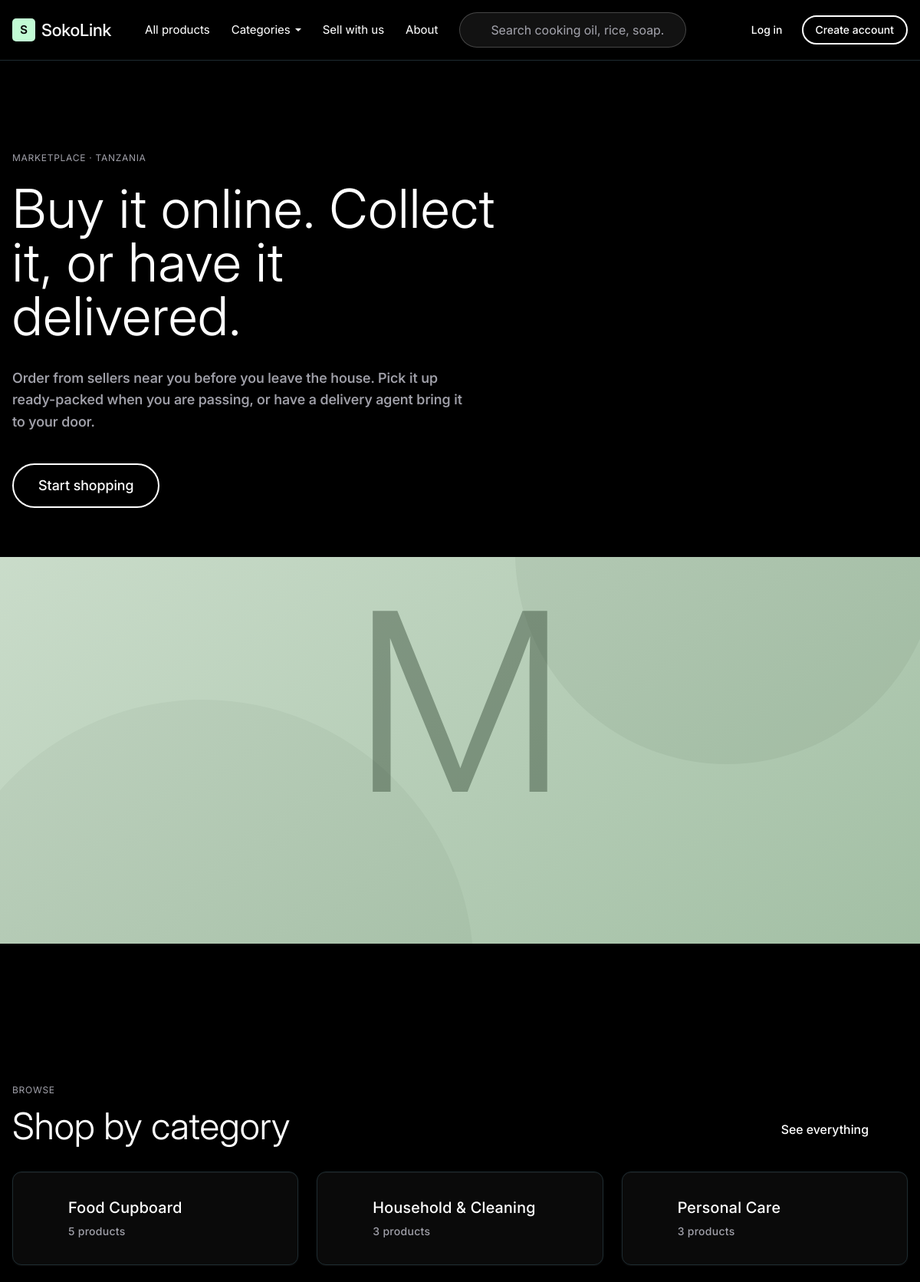
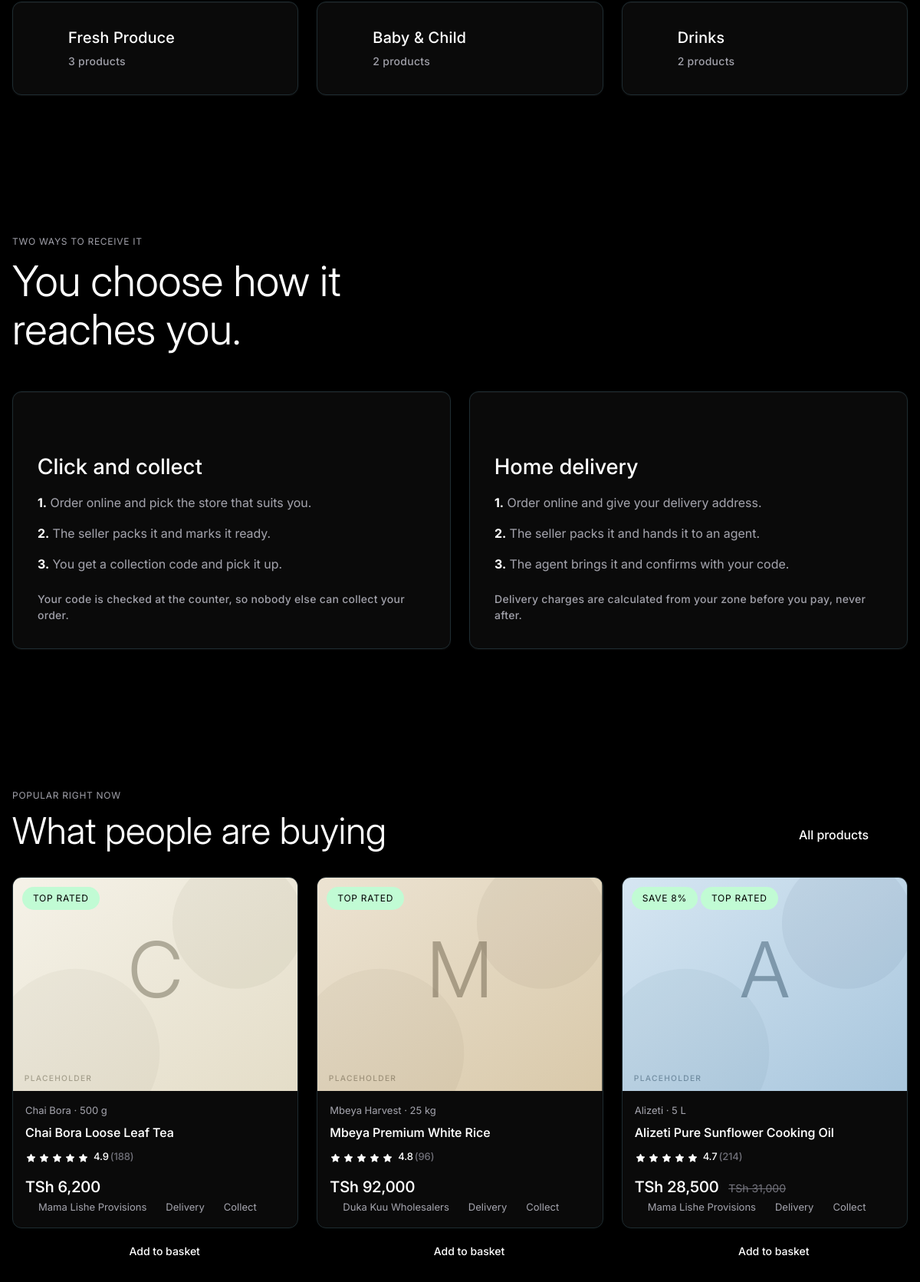
The page / (upper part) on the database its author committed (2 pictures, top to bottom).
### tables this page shows
CREATE TABLE categories (
    id            BIGINT UNSIGNED NOT NULL AUTO_INCREMENT,
    parent_id     BIGINT UNSIGNED         DEFAULT NULL,
    slug          VARCHAR(160)    NOT NULL,
    name          VARCHAR(120)    NOT NULL,
    icon          VARCHAR(40)     NOT NULL DEFAULT 'basket',
    depth         TINYINT UNSIGNED NOT NULL DEFAULT 0,
    sort_order    SMALLINT UNSIGNED NOT NULL DEFAULT 0,
     
     
    default_consumption_days SMALLINT UNSIGNED DEFAULT NULL,
    is_active     TINYINT(1)      NOT NULL DEFAULT 1,
    created_at    DATETIME        NOT NULL DEFAULT CURRENT_TIMESTAMP,
    PRIMARY KEY (id),
    UNIQUE KEY uq_categories_slug (slug),
    KEY idx_categories_parent (parent_id, sort_order),
    CONSTRAINT fk_categories_parent FOREIGN KEY (parent_id) REFERENCES categories (id) ON DELETE RESTRICT,
    CONSTRAINT chk_categories_depth CHECK (depth <= 2)
);

CREATE TABLE products (
    id                BIGINT UNSIGNED NOT NULL AUTO_INCREMENT,
    seller_id         BIGINT UNSIGNED NOT NULL,
    category_id       BIGINT UNSIGNED NOT NULL,
    slug              VARCHAR(190)    NOT NULL,
    name              VARCHAR(190)    NOT NULL,
    brand             VARCHAR(120)            DEFAULT NULL,
    sku               VARCHAR(80)     NOT NULL,
    description       TEXT            NOT NULL,
    price             DECIMAL(12,2)   NOT NULL,
    compare_at_price  DECIMAL(12,2)           DEFAULT NULL,
    unit              VARCHAR(40)     NOT NULL,
    pack_size         VARCHAR(60)     NOT NULL,
    weight_grams      INT UNSIGNED            DEFAULT NULL,
    allows_pickup     TINYINT(1)      NOT NULL DEFAULT 1,
    allows_delivery   TINYINT(1)      NOT NULL DEFAULT 0,
     
     
    is_consumable     TINYINT(1)      NOT NULL DEFAULT 0,
    typical_consumption_days SMALLINT UNSIGNED DEFAULT NULL,
    status            ENUM('draft','published','archived','suspended') NOT NULL DEFAULT 'draft',
    moderation_reason VARCHAR(1000)           DEFAULT NULL,
    rating_avg        DECIMAL(3,2)    NOT NULL DEFAULT 0.00,
    rating_count      INT UNSIGNED    NOT NULL DEFAULT 0,
    created_at        DATETIME        NOT NULL DEFAULT CURRENT_TIMESTAMP,
    updated_at        DATETIME        NOT NULL DEFAULT CURRENT_TIMESTAMP ON UPDATE CURRENT_TIMESTAMP,
    PRIMARY KEY (id),
    UNIQUE KEY uq_products_slug (slug),
    UNIQUE KEY uq_products_seller_sku (seller_id, sku),
    KEY idx_products_category_status (category_id, status),
    KEY idx_products_seller_status (seller_id, status),
    KEY idx_products_price (price),
    KEY idx_products_rating (rating_avg),
    KEY idx_products_consumable (is_consumable, typical_consumption_days),
    FULLTEXT KEY ft_products_search (name, brand, description),
    CONSTRAINT fk_products_seller   FOREIGN KEY (seller_id)   REFERENCES sellers (id)    ON DELETE RESTRICT,
    CONSTRAINT fk_products_category FOREIGN KEY (category_id) REFERENCES categories (id) ON DELETE RESTRICT,
    CONSTRAINT chk_products_price CHECK (price > 0),
    CONSTRAINT chk_products_compare CHECK (compare_at_price IS NULL OR compare_at_price >= price),
    CONSTRAINT chk_products_fulfilment CHECK (allows_pickup = 1 OR allows_delivery = 1)
);

CREATE TABLE sellers (
    id                  BIGINT UNSIGNED NOT NULL AUTO_INCREMENT,
    user_id             BIGINT UNSIGNED NOT NULL,
    slug                VARCHAR(160)    NOT NULL,
    business_name       VARCHAR(160)    NOT NULL,
    registration_number VARCHAR(80)             DEFAULT NULL,
    contact_email       VARCHAR(190)    NOT NULL,
    contact_phone       VARCHAR(32)     NOT NULL,
    status              ENUM('pending_approval','active','paused','suspended') NOT NULL DEFAULT 'pending_approval',
     
     
    commission_percent  DECIMAL(5,2)    NOT NULL DEFAULT 5.00,
    prep_hours          SMALLINT UNSIGNED NOT NULL DEFAULT 4,
    auto_accept         TINYINT(1)      NOT NULL DEFAULT 0,
     
     
    accepts_cod         TINYINT(1)      NOT NULL DEFAULT 1,
    low_stock_threshold INT UNSIGNED    NOT NULL DEFAULT 10,
    rating_avg          DECIMAL(3,2)    NOT NULL DEFAULT 0.00,
    rating_count        INT UNSIGNED    NOT NULL DEFAULT 0,
    approved_at         DATETIME                DEFAULT NULL,
    created_at          DATETIME        NOT NULL DEFAULT CURRENT_TIMESTAMP,
    updated_at          DATETIME        NOT NULL DEFAULT CURRENT_TIMESTAMP ON UPDATE CURRENT_TIMESTAMP,
    PRIMARY KEY (id),
    UNIQUE KEY uq_sellers_slug (slug),
    UNIQUE KEY uq_sellers_user (user_id),
    KEY idx_sellers_status (status),
    CONSTRAINT fk_sellers_user FOREIGN KEY (user_id) REFERENCES users (id) ON DELETE RESTRICT,
    CONSTRAINT chk_sellers_commission CHECK (commission_percent >= 0 AND commission_percent <= 100)
);

### app/Views/components/product-card.php (the view, shortened to what the rows shown need)
<?php
$onDark = $onDark ?? false;
$out    = $product['stock_state'] === 'out';
?>
<article class="tw-flex tw-flex-col tw-h-full">
    <a class="sl-product-card<?= $onDark ? ' sl-product-card-dark' : '' ?>"
       href="<?= e(route('product.show', ['slug' => $product['slug']])) ?>">
        <div class="sl-product-media">
            <?= component('product-image', [
                'path'  => $product['image_path'] ?? null,
                'tone'  => $product['tone'],
                'label' => $product['name'],
            ]) ?>
            <?php if ($product['badges'] !== [] || $out) : ?>
                <div class="sl-product-flags">
                    <?php foreach ($product['badges'] as $badge) : ?>
                        <span class="sl-chip sl-chip-mint"><?= e($badge) ?></span>
                    <?php endforeach; ?>
                </div>
            <?php endif; ?>
        </div>
        <div class="sl-product-body">
            <p class="sl-product-meta tw-mb-0"><?= e($product['brand']) ?> &middot; <?= e($product['pack_size']) ?></p>
            <h3 class="sl-product-title"><?= e($product['name']) ?></h3>
            <?= component('rating', ['rating' => $product['rating'], 'count' => $product['review_count']]) ?>
            <div class="tw-mt-auto tw-pt-2">
                <p class="tw-mb-1">
                    <span class="sl-product-price"><?= e(money($product['price'])) ?></span>
                    <?php if (!empty($product['compare_at_price'])) : ?>
                        <span class="sl-product-compare"><?= e(money($product['compare_at_price'])) ?></span>
                    <?php endif; ?>
                </p>
                <p class="sl-product-meta tw-mb-0 tw-flex tw-items-center tw-gap-2 tw-flex-wrap">
                    <span class="tw-inline-flex tw-items-center tw-gap-1">
                        <?= component('icon', ['name' => 'store', 'size' => 13]) ?><?= e($product['seller_name']) ?>
                    </span>
                    <?php if (in_array('delivery', $product['fulfilment'], true)) : ?>
                        <span class="tw-inline-flex tw-items-center tw-gap-1" title="Home delivery available">
                            <?= component('icon', ['name' => 'truck', 'size' => 13]) ?>Delivery
                        </span>
                    <?php endif; ?>
                    <?php if (in_array('pickup', $product['fulfilment'], true)) : ?>
                        <span class="tw-inline-flex tw-items-center tw-gap-1" title="Click and collect available">
                            <?= component('icon', ['name' => 'package', 'size' => 13]) ?>Collect
                        </span>
                    <?php endif; ?>
                </p>
            </div>
        </div>
    </a>
    <div class="tw-pt-3">
        <?php if ($out) : ?>
            <button type="button" class="sl-btn sl-btn-outline-light sl-btn-sm sl-btn-block" disabled>
                Out of stock
            </button>
        <?php else : ?>
            <form method="post" action="<?= e(route('cart.add')) ?>" class="tw-m-0">
                <button type="submit" class="sl-btn sl-btn-primary sl-btn-sm sl-btn-block">
                    <?= component('icon', ['name' => 'cart', 'size' => 16]) ?>
                    Add to basket
                </button>
            </form>
        <?php endif; ?>
    </div>
</article>

### app/Views/pages/web/home.php (shortened to what the rows shown need)
<section class="sl-section-air">
    <div class="sl-container-wide sl-container">
        <h1 class="t-display-xxl tw-mb-8" style="max-width:16ch">
            Buy it online. Collect it, or have it delivered.
        </h1>
    </div>
            <?= component('product-image', [
                'tone'  => 'forest',
                'label' => 'Merchant storefront',
                'mark'  => true,
            ]) ?>
</section>
<section class="sl-section">
    <div class="sl-container">
        <div class="tw-flex tw-flex-wrap tw-items-end tw-justify-between tw-gap-4 tw-mb-8">
            <div>
                <h2 class="t-display-md">Shop by category</h2>
            </div>
                See everything <?= component('icon', ['name' => 'arrow-right', 'size' => 18]) ?>
        </div>
        <div class="sl-grid sl-grid-3">
            <?php foreach ($categories as $category) : ?>
                <a class="sl-card-cinematic tw-no-underline tw-flex tw-items-start tw-gap-4"
                   href="<?= e(route('catalog.category', ['slug' => $category['slug']])) ?>">
                    <span class="tw-shrink-0 tw-mt-1" style="color:var(--c-shade-40)">
                        <?= component('icon', ['name' => $category['icon'], 'size' => 24]) ?>
                    </span>
                    <span>
                        <span class="t-heading-md tw-block tw-mb-1"><?= e($category['name']) ?></span>
                        <span class="t-caption t-muted-dark"><?= e((string) $category['product_count']) ?> products</span>
                    </span>
                </a>
            <?php endforeach; ?>
        </div>
    </div>
</section>
<section class="sl-section-air">
    <div class="sl-container">
        <h2 class="t-display-lg tw-mb-12" style="max-width:18ch">You choose how it reaches you.</h2>
    </div>
</section>
<section class="sl-section">
    <div class="sl-container">
        <div class="tw-flex tw-flex-wrap tw-items-end tw-justify-between tw-gap-4 tw-mb-8">
            <div>
                <h2 class="t-display-md">What people are buying</h2>
            </div>
        </div>
        <div class="sl-grid sl-grid-4">
            <?php foreach ($featured as $product) : ?>
                <?= component('product-card', ['product' => $product, 'onDark' => true]) ?>
            <?php endforeach; ?>
        </div>
    </div>
</section>

### app/Views/components/icon.php (shortened to what the rows shown need)
<?php
$size  = $size  ?? 20;
$class = $class ?? '';
$path = $paths[$name] ?? $paths['info'];
?>
<svg xmlns="http://www.w3.org/2000/svg" width="<?= e($size) ?>" height="<?= e($size) ?>"
     viewBox="0 0 24 24" fill="none" stroke="currentColor" stroke-width="1.6"
     stroke-linecap="round" stroke-linejoin="round"
     class="<?= e($class) ?>" aria-hidden="true" focusable="false"><?= $path ?></svg>

### app/Views/components/product-image.php (shortened to what the rows shown need)
<?php
$path  = $path  ?? null;
$tone  = $tone  ?? 'slate';
$label = $label ?? '';
$mark  = $mark  ?? true;
    ?>
    <?php
$tones = [
    'amber'  => ['#f4d9a0', '#e8b85c', '#4a3508'],
    'sand'   => ['#ece3d2', '#d9c9aa', '#4a3f2a'],
    'cream'  => ['#f5f2e8', '#e4ddc8', '#4a452f'],
    'clay'   => ['#e8cdbb', '#d3a488', '#4a2f1e'],
    'forest' => ['#cfe0cf', '#9dbb9f', '#1e3320'],
    'mint'   => ['#d9f5e3', '#a9e0c1', '#10352a'],
    'rose'   => ['#f2d3d3', '#dfa8a8', '#5a1414'],
    'sky'    => ['#d6e6f2', '#a8c6dd', '#13334a'],
    'slate'  => ['#e2e2e6', '#c2c2ca', '#3f3f46'],
];
[$from, $to, $ink] = $tones[$tone] ?? $tones['slate'];
$initial = initials($label, 1);
$uid = 'pg' . $GLOBALS['__sl_gradient_seq'];
?>
<svg class="sl-placeholder" viewBox="0 0 400 300" preserveAspectRatio="xMidYMid slice"
     role="img" aria-label="<?= e($label !== '' ? $label . ' - placeholder image' : 'Placeholder image') ?>">
    <defs>
        <linearGradient id="<?= e($uid) ?>" x1="0" y1="0" x2="1" y2="1">
            <stop offset="0%" stop-color="<?= e($from) ?>"/>
            <stop offset="100%" stop-color="<?= e($to) ?>"/>
        </linearGradient>
    </defs>
    <rect width="400" height="300" fill="url(#<?= e($uid) ?>)"/>
    <circle cx="316" cy="64" r="92" fill="<?= e($ink) ?>" opacity=".055"/>
    <circle cx="88" cy="246" r="118" fill="<?= e($ink) ?>" opacity=".045"/>
    <text x="200" y="168" text-anchor="middle"
          font-family="Inter, Helvetica, Arial, sans-serif" font-size="108" font-weight="330"
          fill="<?= e($ink) ?>" opacity=".38"><?= e($initial) ?></text>
    <?php if ($mark) : ?>
        <text x="16" y="286" font-family="Inter, Helvetica, Arial, sans-serif"
              font-size="11" font-weight="500" letter-spacing="1.4"
              fill="<?= e($ink) ?>" opacity=".42">PLACEHOLDER</text>
    <?php endif; ?>
</svg>

### app/Views/components/rating.php (shortened to what the rows shown need)
<?php
$rating    = (float) ($rating ?? 0);
$count     = (int) ($count ?? 0);
$showCount = $showCount ?? true;
$rounded   = (int) round($rating);
$aria = 'Rated ' . number_format($rating, 1) . ' out of 5';
if ($showCount && $count > 0) {
    $aria .= ' from ' . $count . ' reviews';
}
?>
<span class="sl-rating" role="img" aria-label="<?= e($aria) ?>">
    <?php for ($i = 1; $i <= 5; $i++) : ?>
        <span class="<?= $i <= $rounded ? '' : 'sl-rating-empty' ?>" aria-hidden="true">
            <svg width="15" height="15" viewBox="0 0 24 24"
                 fill="<?= $i <= $rounded ? 'currentColor' : 'none' ?>"
                 stroke="currentColor" stroke-width="1.4" stroke-linejoin="round"
                 aria-hidden="true" focusable="false">
                <path d="m12 3.5 2.6 5.3 5.9.9-4.3 4.1 1 5.8-5.2-2.7-5.2 2.7 1-5.8L3.5 9.7l5.9-.9z"/>
            </svg>
        </span>
    <?php endfor; ?>
    <span class="t-micro tw-ml-1" aria-hidden="true"><?= e(number_format($rating, 1)) ?></span>
    <?php if ($showCount && $count > 0) : ?>
        <span class="t-micro t-muted" aria-hidden="true">(<?= e((string) $count) ?>)</span>
    <?php endif; ?>
</span>

### rows shown on the page
categories: $size 24 (drawn), name "Food Cupboard", product_count "5"
categories: $size 24 (drawn), name "Household & Cleaning", product_count "3"
categories: $size 24 (drawn), name "Personal Care", product_count "3"
categories: $size 24 (drawn), name "Fresh Produce", product_count "3"
categories: $size 24 (drawn), name "Baby & Child", product_count "2"
categories: $size 24 (drawn), name "Drinks", product_count "2"
products: initial "C", badge "TOP RATED", brand "Chai Bora", pack_size "500 g", name "Chai Bora Loose Leaf Tea", rating "4.9", count "188", price "TSh 6,200", $size 13 (drawn), seller.business_name "Mama Lishe Provisions"
products: initial "M", badge "TOP RATED", brand "Mbeya Harvest", pack_size "25 kg", name "Mbeya Premium White Rice", rating "4.8", count "96", price "TSh 92,000", $size 13 (drawn), seller.business_name "Duka Kuu Wholesalers"
products: initial "A", badge "SAVE 8%", badge "TOP RATED", brand "Alizeti", pack_size "5 L", name "Alizeti Pure Sunflower Cooking Oil", rating "4.7", count "214", price "TSh 28,500", compare_at_price "TSh 31,000", $size 13 (drawn), seller.business_name "Mama Lishe Provisions"

### other values the page prints
$initial "M"
